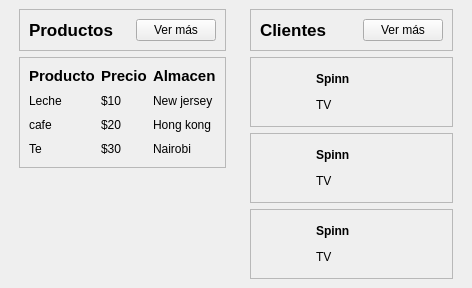
        <widget class="QWidget" name="mainFrame" native="true">
         <property name="sizePolicy">
          <sizepolicy hsizetype="Preferred" vsizetype="Expanding">
           <horstretch>0</horstretch>
           <verstretch>0</verstretch>
          </sizepolicy>
         </property>
         <layout class="QHBoxLayout" name="horizontalLayout_12">
          <property name="leftMargin">
           <number>10</number>
          </property>
          <property name="topMargin">
           <number>0</number>
          </property>
          <property name="rightMargin">
           <number>10</number>
          </property>
          <property name="bottomMargin">
           <number>0</number>
          </property>
          <item>
           <widget class="QWidget" name="widget_4" native="true">
            <layout class="QVBoxLayout" name="verticalLayout_6">
             <item alignment="Qt::AlignTop">
              <widget class="QFrame" name="frame_5">
               <property name="frameShape">
                <enum>QFrame::StyledPanel</enum>
               </property>
               <property name="frameShadow">
                <enum>QFrame::Raised</enum>
               </property>
               <layout class="QHBoxLayout" name="horizontalLayout_13">
                <item alignment="Qt::AlignLeft">
                 <widget class="QLabel" name="label_14">
                  <property name="font">
                   <font>
                    <pointsize>13</pointsize>
                    <bold>true</bold>
                   </font>
                  </property>
                  <property name="text">
                   <string>Productos</string>
                  </property>
                 </widget>
                </item>
                <item alignment="Qt::AlignRight">
                 <widget class="QPushButton" name="pushButton">
                  <property name="text">
                   <string>Ver más</string>
                  </property>
                  <property name="icon">
                   <iconset resource="resources.qrc">
                    <normaloff>:/whiteIcons/assets/icon_white/arrow-right.svg</normaloff>:/whiteIcons/assets/icon_white/arrow-right.svg</iconset>
                  </property>
                  <property name="iconSize">
                   <size>
                    <width>24</width>
                    <height>24</height>
                   </size>
                  </property>
                 </widget>
                </item>
               </layout>
              </widget>
             </item>
             <item>
              <widget class="QFrame" name="frame_6">
               <property name="sizePolicy">
                <sizepolicy hsizetype="Preferred" vsizetype="Expanding">
                 <horstretch>0</horstretch>
                 <verstretch>0</verstretch>
                </sizepolicy>
               </property>
               <property name="frameShape">
                <enum>QFrame::StyledPanel</enum>
               </property>
               <property name="frameShadow">
                <enum>QFrame::Raised</enum>
               </property>
               <layout class="QGridLayout" name="gridLayout">
                <item row="2" column="0">
                 <widget class="QLabel" name="label_23">
                  <property name="text">
                   <string>cafe</string>
                  </property>
                 </widget>
                </item>
                <item row="0" column="0">
                 <widget class="QLabel" name="label_15">
                  <property name="font">
                   <font>
                    <pointsize>11</pointsize>
                    <bold>true</bold>
                   </font>
                  </property>
                  <property name="text">
                   <string>Producto</string>
                  </property>
                 </widget>
                </item>
                <item row="0" column="2">
                 <widget class="QLabel" name="label_17">
                  <property name="font">
                   <font>
                    <pointsize>11</pointsize>
                    <bold>true</bold>
                   </font>
                  </property>
                  <property name="text">
                   <string>Almacen</string>
                  </property>
                 </widget>
                </item>
                <item row="0" column="1">
                 <widget class="QLabel" name="label_16">
                  <property name="font">
                   <font>
                    <pointsize>11</pointsize>
                    <bold>true</bold>
                   </font>
                  </property>
                  <property name="text">
                   <string>Precio</string>
                  </property>
                 </widget>
                </item>
                <item row="1" column="1">
                 <widget class="QLabel" name="label_19">
                  <property name="text">
                   <string>$10</string>
                  </property>
                 </widget>
                </item>
                <item row="2" column="1">
                 <widget class="QLabel" name="label_22">
                  <property name="text">
                   <string>$20</string>
                  </property>
                 </widget>
                </item>
                <item row="3" column="2">
                 <widget class="QLabel" name="label_24">
                  <property name="text">
                   <string>Nairobi</string>
                  </property>
                 </widget>
                </item>
                <item row="1" column="2">
                 <widget class="QLabel" name="label_18">
                  <property name="text">
                   <string>New jersey</string>
                  </property>
                 </widget>
                </item>
                <item row="3" column="1">
                 <widget class="QLabel" name="label_25">
                  <property name="text">
                   <string>$30</string>
                  </property>
                 </widget>
                </item>
                <item row="1" column="0">
                 <widget class="QLabel" name="label_20">
                  <property name="text">
                   <string>Leche</string>
                  </property>
                 </widget>
                </item>
                <item row="3" column="0">
                 <widget class="QLabel" name="label_26">
                  <property name="text">
                   <string>Te</string>
                  </property>
                 </widget>
                </item>
                <item row="2" column="2">
                 <widget class="QLabel" name="label_21">
                  <property name="text">
                   <string>Hong kong</string>
                  </property>
                 </widget>
                </item>
               </layout>
              </widget>
             </item>
             <item>
              <spacer name="verticalSpacer">
               <property name="orientation">
                <enum>Qt::Vertical</enum>
               </property>
               <property name="sizeHint" stdset="0">
                <size>
                 <width>20</width>
                 <height>40</height>
                </size>
               </property>
              </spacer>
             </item>
            </layout>
           </widget>
          </item>
          <item>
           <widget class="QWidget" name="widget_5" native="true">
            <layout class="QVBoxLayout" name="verticalLayout_7">
             <item alignment="Qt::AlignTop">
              <widget class="QFrame" name="frame_7">
               <property name="frameShape">
                <enum>QFrame::StyledPanel</enum>
               </property>
               <property name="frameShadow">
                <enum>QFrame::Raised</enum>
               </property>
               <layout class="QHBoxLayout" name="horizontalLayout_14">
                <item alignment="Qt::AlignLeft">
                 <widget class="QLabel" name="label_27">
                  <property name="font">
                   <font>
                    <pointsize>13</pointsize>
                    <bold>true</bold>
                   </font>
                  </property>
                  <property name="text">
                   <string>Clientes</string>
                  </property>
                 </widget>
                </item>
                <item alignment="Qt::AlignRight">
                 <widget class="QPushButton" name="pushButton_2">
                  <property name="text">
                   <string>Ver más</string>
                  </property>
                  <property name="icon">
                   <iconset resource="resources.qrc">
                    <normaloff>:/whiteIcons/assets/icon_white/arrow-right.svg</normaloff>:/whiteIcons/assets/icon_white/arrow-right.svg</iconset>
                  </property>
                  <property name="iconSize">
                   <size>
                    <width>24</width>
                    <height>24</height>
                   </size>
                  </property>
                 </widget>
                </item>
               </layout>
              </widget>
             </item>
             <item alignment="Qt::AlignTop">
              <widget class="QFrame" name="frame_9">
               <property name="frameShape">
                <enum>QFrame::StyledPanel</enum>
               </property>
               <property name="frameShadow">
                <enum>QFrame::Raised</enum>
               </property>
               <layout class="QHBoxLayout" name="horizontalLayout_16">
                <item>
                 <widget class="QLabel" name="label_33">
                  <property name="minimumSize">
                   <size>
                    <width>50</width>
                    <height>50</height>
                   </size>
                  </property>
                  <property name="maximumSize">
                   <size>
                    <width>50</width>
                    <height>50</height>
                   </size>
                  </property>
                  <property name="text">
                   <string/>
                  </property>
                  <property name="pixmap">
                   <pixmap resource="resources.qrc">:/blueIcons/assets/icon_blue/globe.svg</pixmap>
                  </property>
                  <property name="scaledContents">
                   <bool>true</bool>
                  </property>
                 </widget>
                </item>
                <item>
                 <widget class="QLabel" name="label_34">
                  <property name="text">
                   <string>&lt;html&gt;&lt;head/&gt;&lt;body&gt;&lt;p&gt;&lt;span style=&quot; font-weight:700;&quot;&gt;Spinn&lt;/span&gt;&lt;/p&gt;&lt;p&gt;TV&lt;/p&gt;&lt;/body&gt;&lt;/html&gt;</string>
                  </property>
                 </widget>
                </item>
                <item>
                 <widget class="QLabel" name="label_35">
                  <property name="minimumSize">
                   <size>
                    <width>25</width>
                    <height>25</height>
                   </size>
                  </property>
                  <property name="maximumSize">
                   <size>
                    <width>25</width>
                    <height>25</height>
                   </size>
                  </property>
                  <property name="text">
                   <string/>
                  </property>
                  <property name="pixmap">
                   <pixmap resource="resources.qrc">:/blueIcons/assets/icon_blue/facebook.svg</pixmap>
                  </property>
                  <property name="scaledContents">
                   <bool>true</bool>
                  </property>
                 </widget>
                </item>
                <item>
                 <widget class="QLabel" name="label_36">
                  <property name="minimumSize">
                   <size>
                    <width>25</width>
                    <height>25</height>
                   </size>
                  </property>
                  <property name="maximumSize">
                   <size>
                    <width>25</width>
                    <height>25</height>
                   </size>
                  </property>
                  <property name="text">
                   <string/>
                  </property>
                  <property name="pixmap">
                   <pixmap resource="resources.qrc">:/blueIcons/assets/icon_blue/message-circle.svg</pixmap>
                  </property>
                  <property name="scaledContents">
                   <bool>true</bool>
                  </property>
                 </widget>
                </item>
                <item>
                 <widget class="QLabel" name="label_37">
                  <property name="minimumSize">
                   <size>
                    <width>25</width>
                    <height>25</height>
                   </size>
                  </property>
                  <property name="maximumSize">
                   <size>
                    <width>25</width>
                    <height>25</height>
                   </size>
                  </property>
                  <property name="text">
                   <string/>
                  </property>
                  <property name="pixmap">
                   <pixmap resource="resources.qrc">:/blueIcons/assets/icon_blue/phone-call.svg</pixmap>
                  </property>
                  <property name="scaledContents">
                   <bool>true</bool>
                  </property>
                 </widget>
                </item>
               </layout>
              </widget>
             </item>
             <item alignment="Qt::AlignTop">
              <widget class="QFrame" name="frame_10">
               <property name="frameShape">
                <enum>QFrame::StyledPanel</enum>
               </property>
               <property name="frameShadow">
                <enum>QFrame::Raised</enum>
               </property>
               <layout class="QHBoxLayout" name="horizontalLayout_17">
                <item>
                 <widget class="QLabel" name="label_38">
                  <property name="minimumSize">
                   <size>
                    <width>50</width>
                    <height>50</height>
                   </size>
                  </property>
                  <property name="maximumSize">
                   <size>
                    <width>50</width>
                    <height>50</height>
                   </size>
                  </property>
                  <property name="text">
                   <string/>
                  </property>
                  <property name="pixmap">
                   <pixmap resource="resources.qrc">:/blueIcons/assets/icon_blue/globe.svg</pixmap>
                  </property>
                  <property name="scaledContents">
                   <bool>true</bool>
                  </property>
                 </widget>
                </item>
                <item>
                 <widget class="QLabel" name="label_39">
                  <property name="text">
                   <string>&lt;html&gt;&lt;head/&gt;&lt;body&gt;&lt;p&gt;&lt;span style=&quot; font-weight:700;&quot;&gt;Spinn&lt;/span&gt;&lt;/p&gt;&lt;p&gt;TV&lt;/p&gt;&lt;/body&gt;&lt;/html&gt;</string>
                  </property>
                 </widget>
                </item>
                <item>
                 <widget class="QLabel" name="label_40">
                  <property name="minimumSize">
                   <size>
                    <width>25</width>
                    <height>25</height>
                   </size>
                  </property>
                  <property name="maximumSize">
                   <size>
                    <width>25</width>
                    <height>25</height>
                   </size>
                  </property>
                  <property name="text">
                   <string/>
                  </property>
                  <property name="pixmap">
                   <pixmap resource="resources.qrc">:/blueIcons/assets/icon_blue/facebook.svg</pixmap>
                  </property>
                  <property name="scaledContents">
                   <bool>true</bool>
                  </property>
                 </widget>
                </item>
                <item>
                 <widget class="QLabel" name="label_41">
                  <property name="minimumSize">
                   <size>
                    <width>25</width>
                    <height>25</height>
                   </size>
                  </property>
                  <property name="maximumSize">
                   <size>
                    <width>25</width>
                    <height>25</height>
                   </size>
                  </property>
                  <property name="text">
                   <string/>
                  </property>
                  <property name="pixmap">
                   <pixmap resource="resources.qrc">:/blueIcons/assets/icon_blue/message-circle.svg</pixmap>
                  </property>
                  <property name="scaledContents">
                   <bool>true</bool>
                  </property>
                 </widget>
                </item>
                <item>
                 <widget class="QLabel" name="label_42">
                  <property name="minimumSize">
                   <size>
                    <width>25</width>
                    <height>25</height>
                   </size>
                  </property>
                  <property name="maximumSize">
                   <size>
                    <width>25</width>
                    <height>25</height>
                   </size>
                  </property>
                  <property name="text">
                   <string/>
                  </property>
                  <property name="pixmap">
                   <pixmap resource="resources.qrc">:/blueIcons/assets/icon_blue/phone-call.svg</pixmap>
                  </property>
                  <property name="scaledContents">
                   <bool>true</bool>
                  </property>
                 </widget>
                </item>
               </layout>
              </widget>
             </item>
             <item alignment="Qt::AlignTop">
              <widget class="QFrame" name="frame_8">
               <property name="frameShape">
                <enum>QFrame::StyledPanel</enum>
               </property>
               <property name="frameShadow">
                <enum>QFrame::Raised</enum>
               </property>
               <layout class="QHBoxLayout" name="horizontalLayout_15">
                <item>
                 <widget class="QLabel" name="label_28">
                  <property name="minimumSize">
                   <size>
                    <width>50</width>
                    <height>50</height>
                   </size>
                  </property>
                  <property name="maximumSize">
                   <size>
                    <width>50</width>
                    <height>50</height>
                   </size>
                  </property>
                  <property name="text">
                   <string/>
                  </property>
                  <property name="pixmap">
                   <pixmap resource="resources.qrc">:/blueIcons/assets/icon_blue/globe.svg</pixmap>
                  </property>
                  <property name="scaledContents">
                   <bool>true</bool>
                  </property>
                 </widget>
                </item>
                <item>
                 <widget class="QLabel" name="label_29">
                  <property name="text">
                   <string>&lt;html&gt;&lt;head/&gt;&lt;body&gt;&lt;p&gt;&lt;span style=&quot; font-weight:700;&quot;&gt;Spinn&lt;/span&gt;&lt;/p&gt;&lt;p&gt;TV&lt;/p&gt;&lt;/body&gt;&lt;/html&gt;</string>
                  </property>
                 </widget>
                </item>
                <item>
                 <widget class="QLabel" name="label_30">
                  <property name="minimumSize">
                   <size>
                    <width>25</width>
                    <height>25</height>
                   </size>
                  </property>
                  <property name="maximumSize">
                   <size>
                    <width>25</width>
                    <height>25</height>
                   </size>
                  </property>
                  <property name="text">
                   <string/>
                  </property>
                  <property name="pixmap">
                   <pixmap resource="resources.qrc">:/blueIcons/assets/icon_blue/facebook.svg</pixmap>
                  </property>
                  <property name="scaledContents">
                   <bool>true</bool>
                  </property>
                 </widget>
                </item>
                <item>
                 <widget class="QLabel" name="label_31">
                  <property name="minimumSize">
                   <size>
                    <width>25</width>
                    <height>25</height>
                   </size>
                  </property>
                  <property name="maximumSize">
                   <size>
                    <width>25</width>
                    <height>25</height>
                   </size>
                  </property>
                  <property name="text">
                   <string/>
                  </property>
                  <property name="pixmap">
                   <pixmap resource="resources.qrc">:/blueIcons/assets/icon_blue/message-circle.svg</pixmap>
                  </property>
                  <property name="scaledContents">
                   <bool>true</bool>
                  </property>
                 </widget>
                </item>
                <item>
                 <widget class="QLabel" name="label_32">
                  <property name="minimumSize">
                   <size>
                    <width>25</width>
                    <height>25</height>
                   </size>
                  </property>
                  <property name="maximumSize">
                   <size>
                    <width>25</width>
                    <height>25</height>
                   </size>
                  </property>
                  <property name="text">
                   <string/>
                  </property>
                  <property name="pixmap">
                   <pixmap resource="resources.qrc">:/blueIcons/assets/icon_blue/phone-call.svg</pixmap>
                  </property>
                  <property name="scaledContents">
                   <bool>true</bool>
                  </property>
                 </widget>
                </item>
               </layout>
              </widget>
             </item>
            </layout>
           </widget>
          </item>
         </layout>
        </widget>
